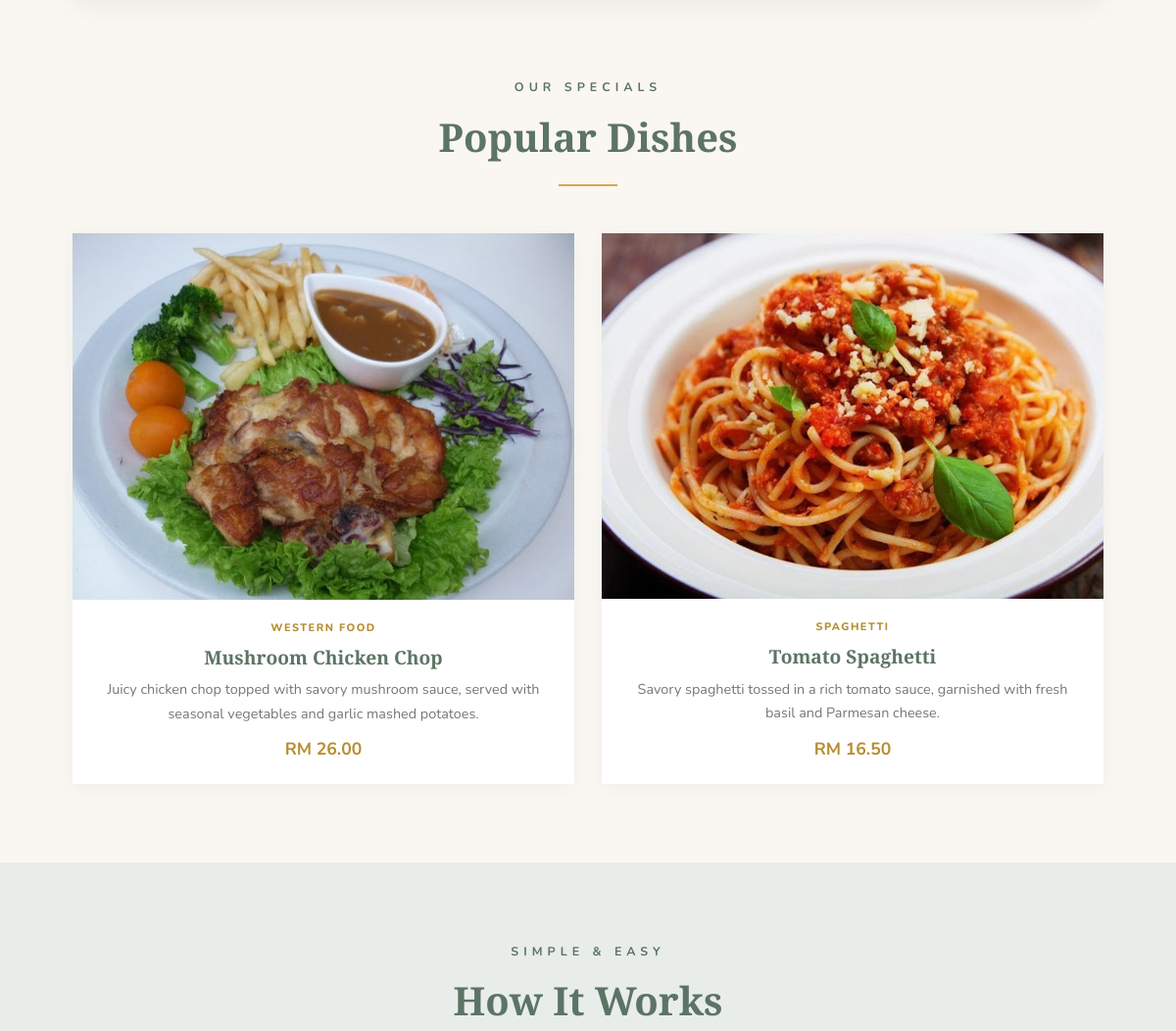
Before: / (middle part) with the older database file.
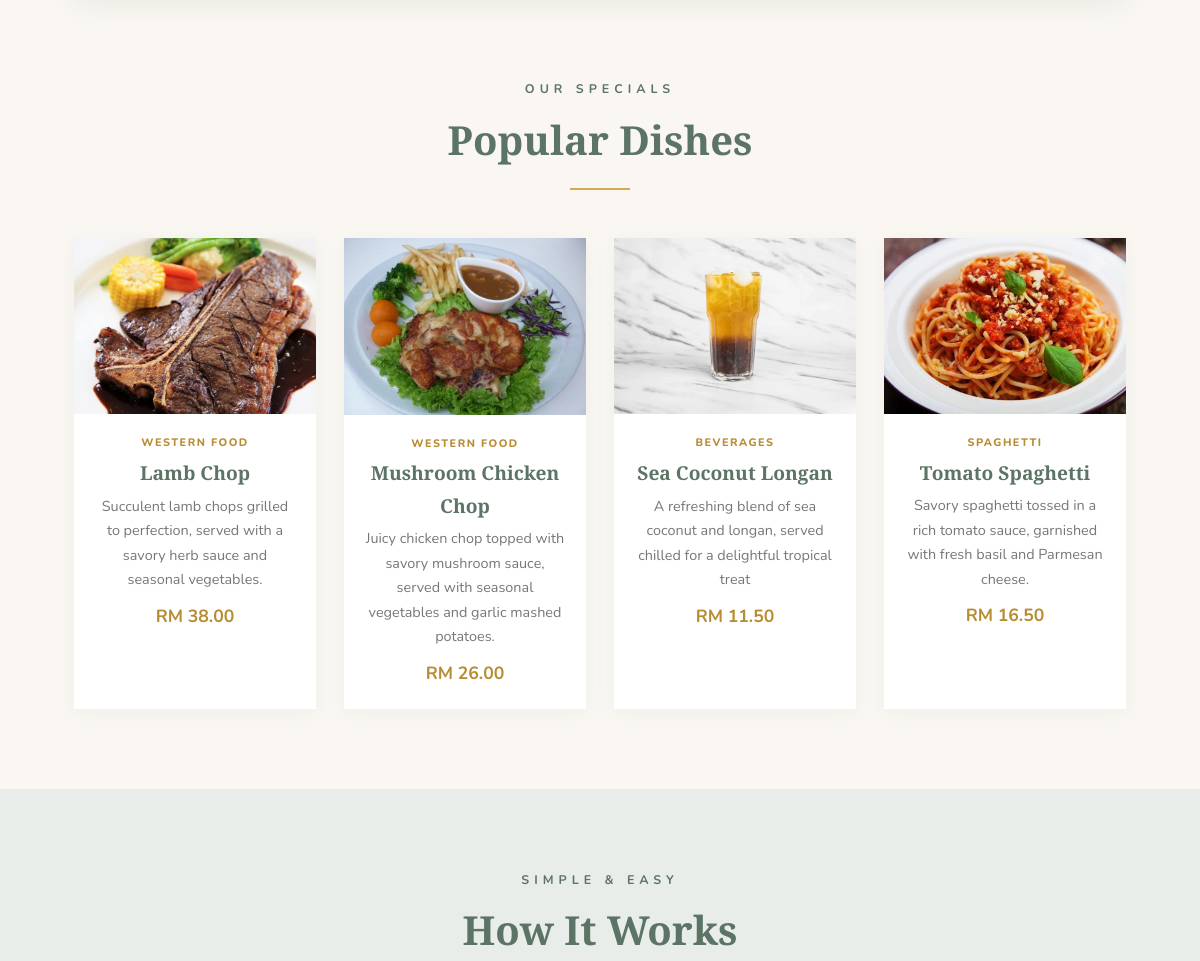
After: the same page with the newer database file.
### tables this page shows
CREATE TABLE IF NOT EXISTS menuitem (
    menuItemID VARCHAR(10) NOT NULL,
    foodName VARCHAR(100) NOT NULL,
    description TEXT NOT NULL,
    price DECIMAL(10, 2) NOT NULL,
    category VARCHAR(100) NOT NULL,
    image VARCHAR(255) NOT NULL DEFAULT '',
    isPopular TINYINT(1) NOT NULL DEFAULT 0,
    PRIMARY KEY (menuItemID),
    INDEX idx_menuitem_category (category),
    INDEX idx_menuitem_popular (isPopular)
);

### Data/Database.php (called while the page is built, shortened)
<?php
class Database {
    public static function connect(): PDO {
        $config = require __DIR__ . '/../config.php';
        $dsn = "mysql:host={$config['host']};dbname={$config['dbname']};charset=utf8mb4";
        $pdo = new PDO(
            $dsn,
            $config['user'],
            $config['pass'],
            [
                PDO::ATTR_TIMEOUT => 3,
            ]
        );
        $pdo->setAttribute(PDO::ATTR_ERRMODE, PDO::ERRMODE_EXCEPTION);
        $pdo->setAttribute(PDO::ATTR_DEFAULT_FETCH_MODE, PDO::FETCH_ASSOC);
        return $pdo;
    }
}

### Business/MenuService.php (called while the page is built, shortened)
<?php
require_once __DIR__ . '/../Data/MenuData.php';
class MenuService {
    private MenuData $data;
    public function __construct(?MenuData $data = null) {
        $this->data = $data ?? new MenuData();
    }
    public function getPopular(int $limit = 4): array {
        return $this->data->findPopular($limit);
    }
}

### Data/MenuData.php (called while the page is built, shortened)
<?php
require_once __DIR__ . '/Database.php';
class MenuData {
    private PDO $pdo;
    public function __construct(?PDO $pdo = null) {
        $this->pdo = $pdo ?? Database::connect();
    }
    public function findPopular(int $limit = 4): array {
        $stmt = $this->pdo->prepare(
            "SELECT menuItemID, foodName, description, price, category, image
             FROM menuitem WHERE isPopular = 1 ORDER BY foodName LIMIT ?"
        );
        $stmt->bindValue(1, $limit, PDO::PARAM_INT);
        $stmt->execute();
        return $stmt->fetchAll();
    }
}

### index.php (the view, shortened to what this page needs)
<?php
require_once __DIR__ . '/Business/MenuService.php';
$e = fn($s) => htmlspecialchars($s);
$popularDishes = [];
try {
    $popularDishes = (new MenuService())->getPopular();
} catch (PDOException $error) {
    $popularDishes = [];
}
$menuImageName = static function ($value): string {
    $filename = basename(str_replace('\\', '/', trim((string)$value)));
    return preg_match('/\.(jpe?g|png|webp)$/i', $filename) ? $filename : '';
};
?>
<!DOCTYPE html>
<html lang="en">
<head>
    <link rel="stylesheet" href="assets/css/style.css?v=<?= filemtime(__DIR__ . '/assets/css/style.css') ?>">
</head>
<body>
<section>
    <div class="container">
        <div class="section-title">
            <div class="eyebrow">Our Specials</div>
            <h2>Popular Dishes</h2>
            <div class="line"></div>
        </div>
        <div class="dishes">
            <?php foreach ($popularDishes as $dish): ?>
                <?php $imageName = $menuImageName($dish['image'] ?? ''); ?>
                <article class="dish">
                    <?php if ($imageName !== ''): ?>
                        <div class="dish-img">
                            <img src="Assets/images/menu/<?= rawurlencode($imageName) ?>"
                                 alt="<?= $e($dish['foodName']) ?>" loading="lazy"
                                 onerror="this.parentElement.hidden=true;">
                        </div>
                    <?php endif; ?>
                    <div class="dish-body">
                        <p class="popular-category"><?= $e($dish['category']) ?></p>
                        <h3><?= $e($dish['foodName']) ?></h3>
                        <p><?= $e($dish['description'] ?? '') ?></p>
                        <span class="price">RM <?= number_format((float)$dish['price'], 2) ?></span>
                    </div>
                </article>
            <?php endforeach; ?>
        </div>
    </div>
</section>
<section class="process">
    <div class="container">
        <div class="section-title">
            <div class="eyebrow">Simple &amp; Easy</div>
            <h2>How It Works</h2>
        </div>
    </div>
</section>
</body>

### Assets/css/style.css (style rules this page uses)
:root { --soft-green: #789282; --soft-green-dark: #5c7465; --gold: #d4a94f; --gold-dark: #b88c32; --cream: #FAF7F2; --paper: #ffffff; --text: #3A3A38; --muted: #777774; --shadow: 0 8px 24px rgba(120, 146, 130, .12); }
* { box-sizing: border-box; margin: 0; padding: 0; }
html { overflow-y: scroll; }
body { font-family: 'Nunito', 'Noto Sans TC', sans-serif; background: var(--cream); color: var(--text); line-height: 1.7; }
.container { max-width: 1100px; margin: 0 auto; padding: 0 24px; }
section { padding: 80px 0; }
.section-title { text-align: center; margin-bottom: 48px; }
.section-title .eyebrow { color: var(--soft-green-dark); letter-spacing: 5px; font-size: .78rem; font-weight: 700; text-transform: uppercase; }
.section-title h2 { font-family: 'Playfair Display', serif; font-size: 2.5rem; color: var(--soft-green-dark); margin-top: 6px; }
.section-title .line { width: 60px; height: 2px; background: var(--gold); margin: 14px auto 0; }
.dishes { display: grid; grid-template-columns: repeat(auto-fit, minmax(230px, 1fr)); gap: 28px; }
.dish { background: var(--paper); box-shadow: 0 4px 18px rgba(120,146,130,.08); overflow: hidden; transition: .3s; }
.dish-img { position: relative; display: block; font-size: 4rem; background: linear-gradient(135deg, #f0f3ee, #f6ecd2); }
.dish-img img { width: 100%; height: auto; display: block; }
.popular-category { margin: 0 0 4px !important; color: var(--gold-dark) !important; font-size: .68rem !important; font-weight: 800 !important; letter-spacing: 1.5px; text-transform: uppercase; }
.dish-body { padding: 20px; text-align: center; }
.dish-body h3 { font-family: 'Playfair Display', serif; color: var(--soft-green-dark); font-size: 1.2rem; }
.dish-body p { color: var(--muted); font-size: .9rem; margin: 4px 0 10px; }
.dish-body .price { color: var(--gold-dark); font-weight: 700; font-size: 1.1rem; }
.process { background: #e8ede9; color: var(--text); }
.process .section-title h2 { color: var(--soft-green-dark); }

Changed rows visible on the page:
added menuitem: image (picture), category "WESTERN FOOD", foodName "Lamb Chop", description "Succulent lamb chops grilled to perfection, served with a savory herb sauce and seasonal vegetables.", price "38.00"
added menuitem: image (picture), category "BEVERAGES", foodName "Sea Coconut Longan", description "A refreshing blend of sea coconut and longan, served chilled for a delightful tropical treat", price "11.50"
